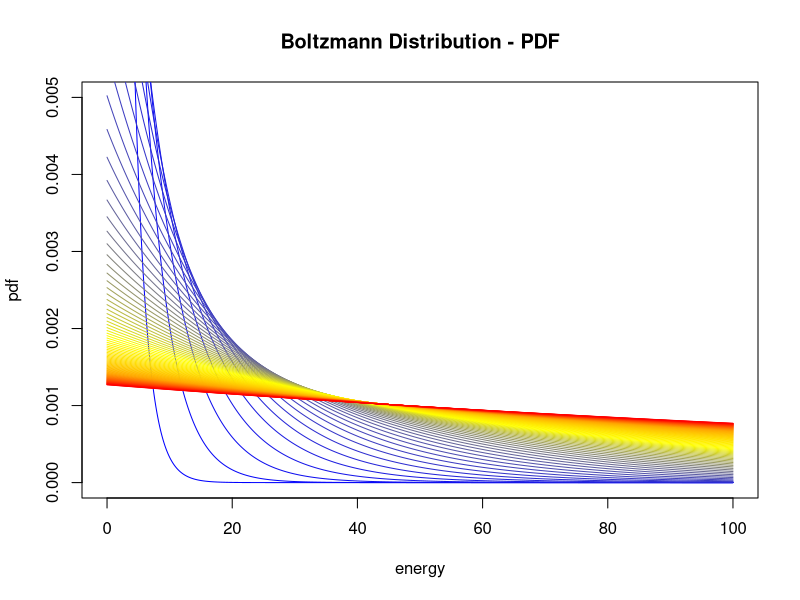
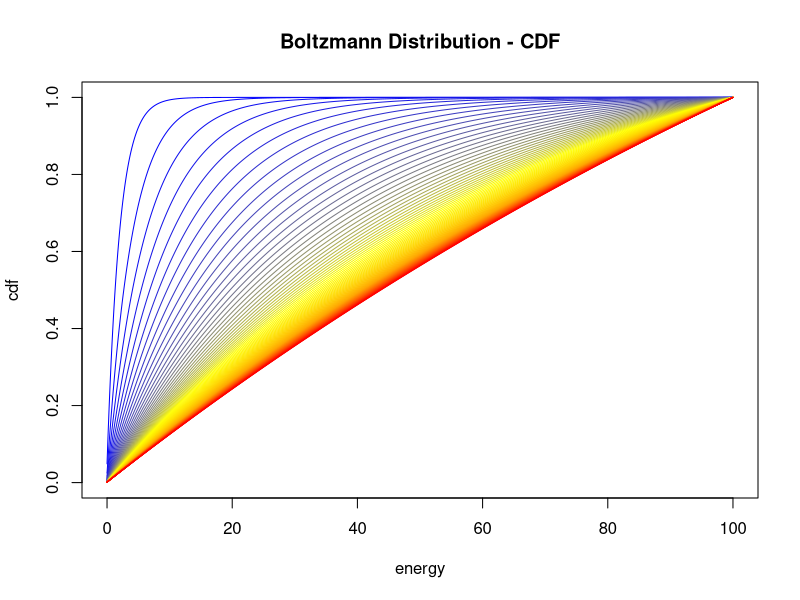
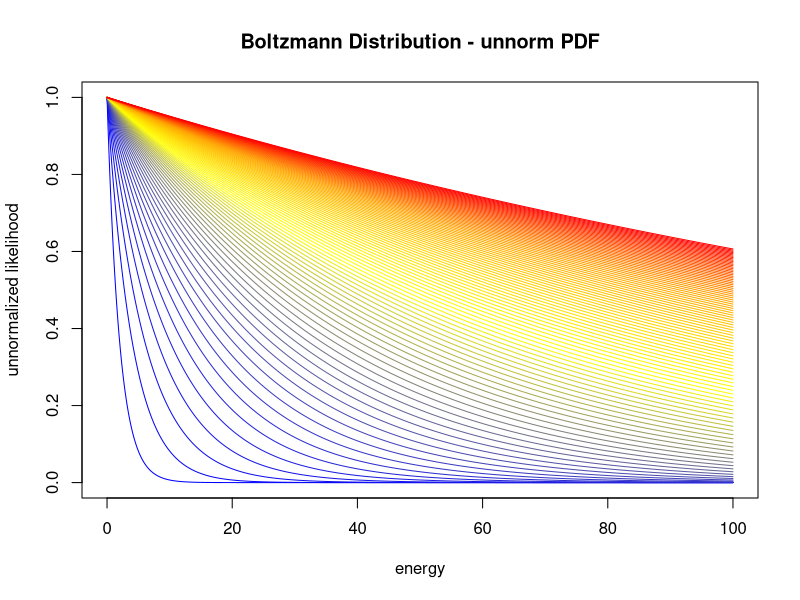

Reproduce these figures in R, in order.
## ---- chunk 1
x = seq(0,100,0.1)
col = colorRampPalette(c("blue", 'yellow', 'orange', 'red'))(100)
T = 5;d = exp(-x/T); d=d/sum(d);plot(x,d, type='l', xlim=c(0,100), ylim=c(0,0.005), col='white', xlab='energy', ylab='pdf', main='Boltzmann Distribution - PDF')
for (t in 1:length(col)){T = t*2;d = exp(-x/T);d=d/sum(d); lines(x,d, type='l', col=col[t])}
## ---- chunk 2
x = seq(0,100,0.1)
col = colorRampPalette(c("blue", 'yellow', 'orange', 'red'))(100)
T = 5;d = exp(-x/T); d=d/sum(d);plot(x,d, type='l', xlim=c(0,100), ylim=c(0,1), col='white', xlab='energy', ylab='cdf', main='Boltzmann Distribution - CDF')
for (t in 1:length(col)){T = t*2;d = exp(-x/T);d=d/sum(d);d = cumsum(d); lines(x,d, type='l', col=col[t])}

## ---- chunk 3
x = seq(0,100,0.1)
col = colorRampPalette(c("blue", 'yellow', 'orange', 'red'))(100)
T = 5;d = exp(-x/T); d=d/sum(d);plot(x,d, type='l', xlim=c(0,100), ylim=c(0,1), col='white', xlab='energy', ylab='unnormalized likelihood', main='Boltzmann Distribution - unnorm PDF')
for (t in 1:length(col)){T = t*2;d = exp(-x/T); lines(x,d, type='l', col=col[t])}
